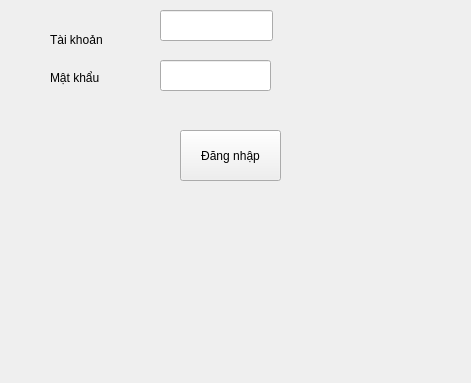
<?xml version="1.0" encoding="UTF-8"?>
<ui version="4.0">
 <class>Form</class>
 <widget class="QWidget" name="Form">
  <property name="geometry">
   <rect>
    <x>0</x>
    <y>0</y>
    <width>471</width>
    <height>383</height>
   </rect>
  </property>
  <property name="windowTitle">
   <string>Form</string>
  </property>
  <widget class="QLineEdit" name="o_nhap_tai_khoan">
   <property name="geometry">
    <rect>
     <x>160</x>
     <y>10</y>
     <width>113</width>
     <height>31</height>
    </rect>
   </property>
  </widget>
  <widget class="QLineEdit" name="o_nhap_mat_khau">
   <property name="geometry">
    <rect>
     <x>160</x>
     <y>60</y>
     <width>111</width>
     <height>31</height>
    </rect>
   </property>
   <property name="echoMode">
    <enum>QLineEdit::Password</enum>
   </property>
  </widget>
  <widget class="QLabel" name="nhap_mat_khau">
   <property name="geometry">
    <rect>
     <x>50</x>
     <y>70</y>
     <width>81</width>
     <height>16</height>
    </rect>
   </property>
   <property name="text">
    <string>Mật khẩu</string>
   </property>
  </widget>
  <widget class="QLabel" name="nhap_tai_khoan">
   <property name="geometry">
    <rect>
     <x>50</x>
     <y>30</y>
     <width>81</width>
     <height>20</height>
    </rect>
   </property>
   <property name="text">
    <string>Tài khoản </string>
   </property>
  </widget>
  <widget class="QPushButton" name="nut_dang_nhap">
   <property name="geometry">
    <rect>
     <x>180</x>
     <y>130</y>
     <width>101</width>
     <height>51</height>
    </rect>
   </property>
   <property name="text">
    <string>Đăng nhập</string>
   </property>
  </widget>
 </widget>
 <resources/>
 <connections/>
</ui>
